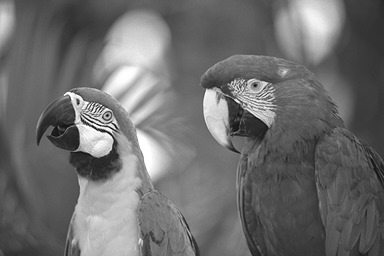
#> input picture Image/gray2.png, 384 x 256 px, found by its file name
$ python chuong4.py
#> lines starting #> are read from the running program, lines starting #| are printed output that depends on the picture
import cv2
import numpy as np
import matplotlib.pyplot as plt

# Bước 1: Đọc ảnh dưới dạng grayscale
img = cv2.imread('E:/Daihoc/XuLyAnh/Image/gray2.png', 0)
#> img is the input picture: shape (256, 384); min 2, max 255, mean 109.6

# Bước 2: Thực hiện biến đổi Fourier
dft = cv2.dft(np.float32(img), flags=cv2.DFT_COMPLEX_OUTPUT)

# Bước 3: Dịch chuyển phổ tần số
dft_shift = np.fft.fftshift(dft)

# Bước 4: Tính phổ biên độ
magnitude_spectrum = 20 * np.log(cv2.magnitude(dft_shift[:, :, 0], dft_shift[:, :, 1]))
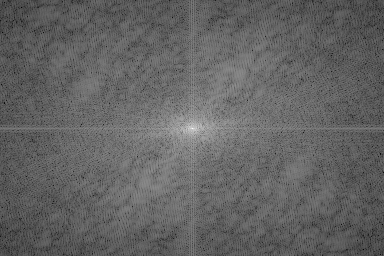
#> magnitude_spectrum: shape (256, 384) float32; min 42.51, max 323.9, mean 152.4; drawn with min black and max white

# Bước 5: Hiển thị ảnh gốc và phổ tần số
plt.figure(figsize=(12, 6))
plt.subplot(121), plt.imshow(img, cmap='gray')
plt.title('Ảnh gốc'), plt.xticks([]), plt.yticks([])
plt.subplot(122), plt.imshow(magnitude_spectrum, cmap='gray')
plt.title('Phổ tần số'), plt.xticks([]), plt.yticks([])
plt.show()
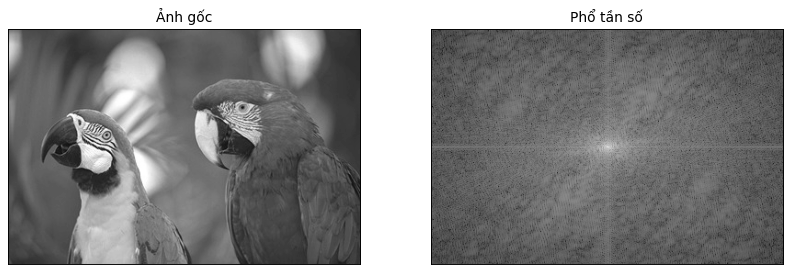
#> figure drawn by matplotlib, 2 panels
